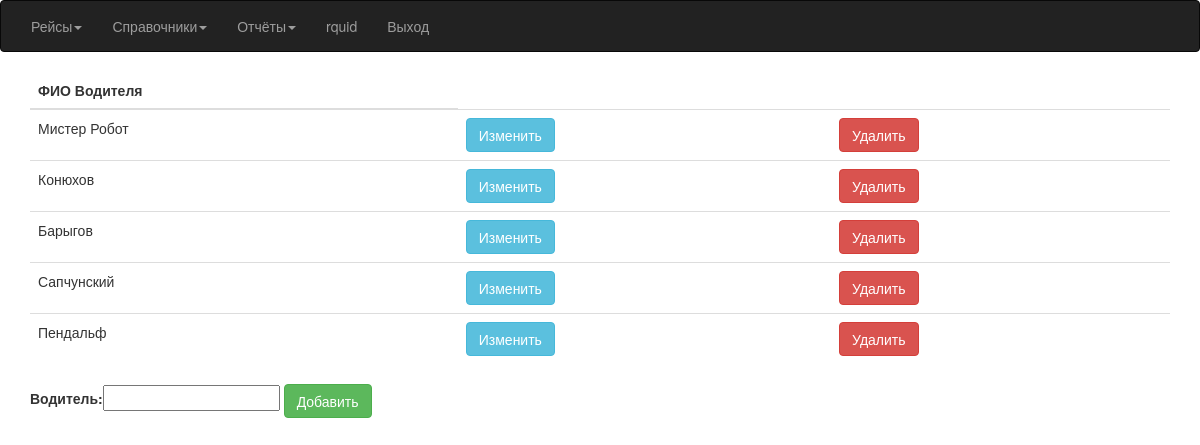
/Driver/ (signed in), run on the app's committed database.
### Avtoregion/models.py (models this page shows, shortened)
class Driver(models.Model):
    id_driver = models.AutoField(primary_key=True)
    name = models.CharField(max_length=50, verbose_name='Водитель')

### Avtoregion/views.py (the view)
# urls.py: url(r'^Driver/$', views.DriverViewList.as_view(), name='Driver'),
class DriverViewList(LoginRequiredMixin, ListView):
    model = Driver
    template_name = 'driver.html'
    context_object_name = 'qDriver'
    def get_context_data(self, **kwargs):
        context = super().get_context_data(**kwargs)
        context['form'] = DriverForm()
        return context

### Avtoregion/forms.py
class DriverForm(ModelForm):
    class Meta:
        model = Driver
        fields = ['name']
        labels = {'name': 'Водитель:'}

### templates/driver.html (shortened to what this page needs)
{% extends "index.html" %}
{% block content %}
 <div class="container">
 {% if qDriver %}
	 <table class="table table-hover">
		 <thead>
		 <th>ФИО Водителя</th>
		 </thead>
		 <tbody>
	 {% for q in qDriver %}
	    <tr>
		 <td>
			{{ q.name }}
		 </td>
		    <td>
			    <form action="update{{ q.pk }}" method="get">
				    <button class="btn btn-info">Изменить</button>
			    </form>
		    </td>
		    <td>
			    <form action="delete{{ q.pk }}" method="get">
				    <button class="btn btn-danger">Удалить</button>
			    </form>
		    </td>
	    </tr>
	 {% endfor %}
		 </tbody>
	 </table>
 {% endif %}
 <form action="" method="post">
    {{ form.as_table }}
    <button name="add" class="btn btn-success">Добавить</button>
</form>
 </div>
{% endblock %}

### templates/index.html (shortened to what this page needs)
<!DOCTYPE html>
<html lang="ru">
<head>
	<link rel="stylesheet" href="/static/css/bootstrap.min.css">
	<link rel="stylesheet" href="/static/css/bootstrap-datetimepicker.min.css">
</head>
{% if user.is_anonymous %}
    <body>
    {% block login %}
    {% endblock %}
    </body>
{% else %}
    <body>
    <nav class="navbar navbar-inverse">
	    <div class="container-fluid">
		    <ul class="nav navbar-nav">
			    <li class="dropdown">
				    <a class="dropdown-toggle" data-toggle="dropdown" href="{% url 'Race' %}">Рейсы<span class="caret"></span></a>
			    </li>
			    <li class="dropdown">
				    <a class="dropdown-toggle" href="index.html" data-toggle="dropdown">Справочники<span class="caret"></span></a>
			    </li>
			    <li class="dropdown">
				    <a class="dropdown-toggle" data-toggle="dropdown" href="index.html">Отчёты<span class="caret"></span></a>
			    </li>
			    <li class="navbar-text">{{ user }}</li>
			    <li><a class="navbar-link" href="{% url 'logout' %}">Выход</a></li>
		    </ul>
	    </div>
    </nav>
		{% block content %}
		{% endblock %}
    </body>
{% endif %}
</html>

### data on the page
Driver: name "Мистер Робот"
Driver: name "Конюхов"
Driver: name "Барыгов"
Driver: name "Сапчунский"
Driver: name "Пендальф"

### other printed values
{{ user }} "rquid"
